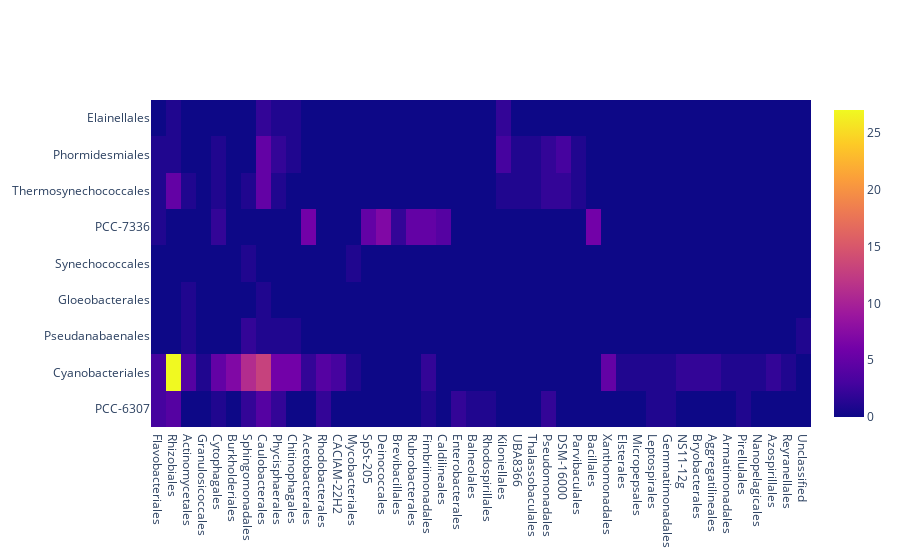

Write notebook code for a chart like this one.
### Code cell
# HeatMap for order
ordertuple = process(3)
orderheat = HMprocess(ordertuple)
figorder = go.Figure(data=go.Heatmap(
                   z=orderheat[1],
                   x=ordertuple[1],
                   y=orderheat[0],
                   hoverongaps = False))
figorder.show()

# Stats
orderpmf = calcpoisson(orderheat[1])
sigorder = filterbyp(orderpmf, orderheat[0], ordertuple[1], orderheat[1], orderheat[2])
print(sigorder)

### Figure 1 — Plotly figure (JSON) as saved in the notebook; plotly's stock layout.template omitted (floating-point values rounded to 4 significant figures; data arrays with more than 128 entries replaced by an {"elided": "..."} marker saying what was removed)
{"data": [{"hoverongaps": false, "type": "heatmap", "x": ["Flavobacteriales", "Rhizobiales", "Actinomycetales", "Granulosicoccales", "Cytophagales", "Burkholderiales", "Sphingomonadales", "Caulobacterales", "Phycisphaerales", "Chitinophagales", "Acetobacterales", "Rhodobacterales", "CACIAM-22H2", "Mycobacteriales", "SpSt-205", "Deinococcales", "Brevibacillales", "Rubrobacterales", "Fimbriimonadales", "Caldilineales", "Enterobacterales", "Balneolales", "Rhodospirillales", "Kiloniellales", "UBA8366", "Thalassobaculales", "Pseudomonadales", "DSM-16000", "Parvibaculales", "Bacillales", "Xanthomonadales", "Elsterales", "Micropepsales", "Leptospirales", "Gemmatimonadales", "NS11-12g", "Bryobacterales", "Aggregatilineales", "Armatimonadales", "Pirellulales", "Nanopelagicales", "Azospirillales", "Reyranellales", "Unclassified"], "y": ["PCC-6307", "Cyanobacteriales", "Pseudanabaenales", "Gloeobacterales", "Synechococcales", "PCC-7336", "Thermosynechococcales", "Phormidesmiales", "Elainellales"], "z": {"elided": "9x44 int values"}}], "layout": {}}
